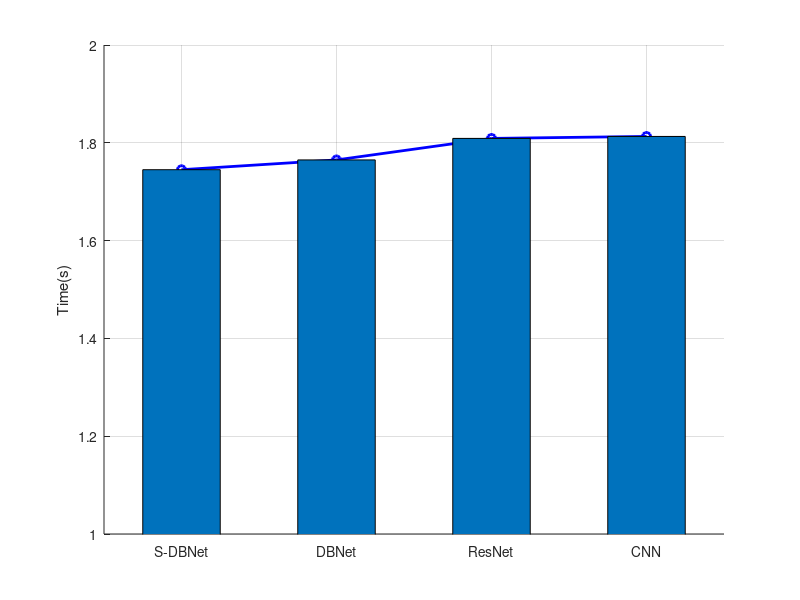

This chart was generated by the following MATLAB code:
% Define data
clc;
clear all;
x = [1,2,3,4];
%y1 = [5.25 13.57 9.88 13.89]; % SNR
%x2 = [0 1 1.4 1.8];
y1 = [1.745 1.765 1.809 1.813]; % RMSE
% Plotting
figure; % Create new figure
hold on; % Hold the plot to overlay multiple lines
plot(x, y1, 'bo-', 'LineWidth', 2); % Plot y1 vs x1 with markers and lines
%plot(x2, y2, 'b-', 'LineWidth', 1); % Plot y2 vs x2 with markers and lines
%plot(x3, y3, 'g-', 'LineWidth', 1);
%plot(x4, y4, 'y-', 'LineWidth', 1);
bar(x,[y1'], 0.5);
set(gca, 'ColorOrder', [0.9290 0.6940 0.1250]);
%xlabel('SNR'); % Label for x-axis
ylabel('Time(s)'); % Label for y-axis
%title('Testing time(ms)'); % Title for the plot
grid on; % Show grid
ylim([1, 2]); % Set the y-axis limits from 1 to 15
xticks([1:4]);
xticklabels({'S-DBNet', 'DBNet','ResNet', 'CNN'});
%legend('S-DBNet', 'DBNet', 'ResNet', 'CNN'); % Show legend
hold off; % Release the plot hold
